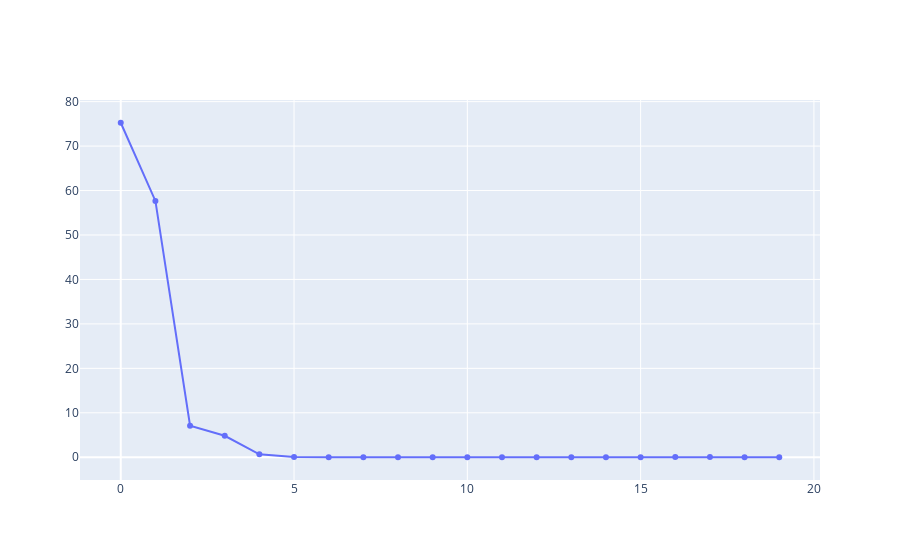

The cell this chart's notebook holds for it:
### Code cell
fig = go.Figure(data=go.Scatter(x=[i for i in range(N)], y = MSE, mode='lines+markers'))
fig.show()

### Figure 1 — Plotly figure (JSON) as saved in the notebook; plotly's stock layout.template omitted (floating-point values rounded to 4 significant figures)
{"data": [{"mode": "lines+markers", "type": "scatter", "x": [0, 1, 2, 3, 4, 5, 6, 7, 8, 9, 10, 11, 12, 13, 14, 15, 16, 17, 18, 19], "y": [75.25, 57.66, 7.095, 4.837, 0.6615, 0.03053, 0.02734, 0.001218, 0.001381, 0.0008576, 0.001446, 0.001447, 0.004109, 0.004047, 0.005931, 0.00802, 0.03242, 0.04291, 0.0147, 0.01906]}], "layout": {}}
